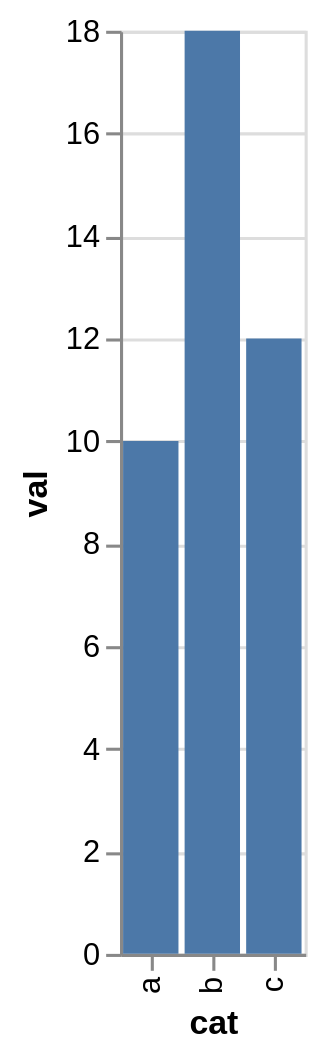

Write the Vega-Lite specification saved for this chart.
### Vega-Lite specification from a JSON file in a GitHub repository (floating-point values rounded to 4 significant figures)
{"$schema": "https://vega.github.io/schema/vega-lite/v5.json", "data": {"values": [{"cat": "a", "val": 10}, {"cat": "b", "val": 18}, {"cat": "c", "val": 12}]}, "encoding": {"x": {"field": "cat", "type": "nominal"}, "y": {"field": "val", "type": "quantitative"}}, "mark": "bar"}
